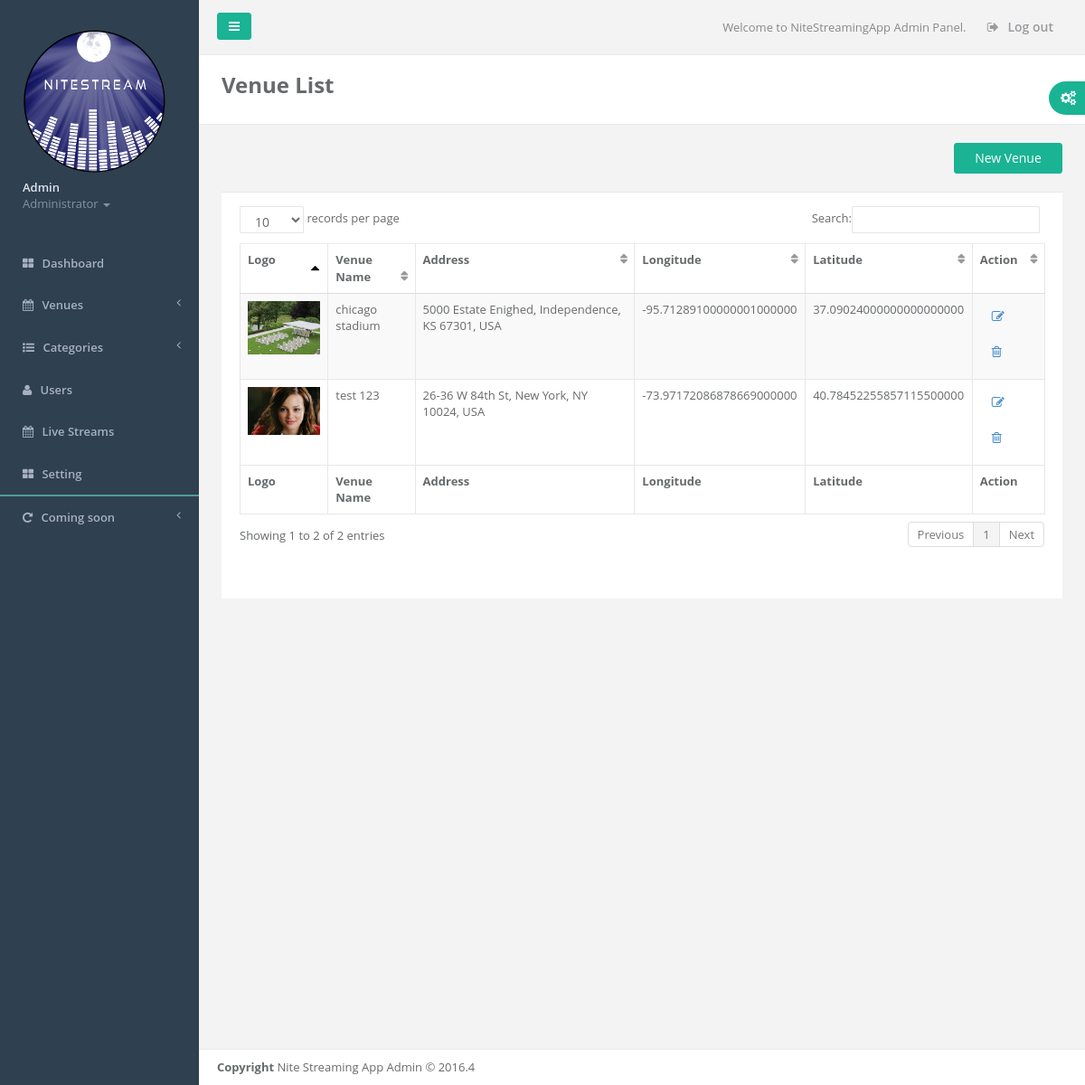
The page /admin/view_venues.php (signed in) on the database its author committed.
### tables this page shows
CREATE TABLE `venues` (
  `id` int(10) NOT NULL AUTO_INCREMENT,
  `venueName` varchar(100) NOT NULL,
  `address` varchar(100) NOT NULL,
  `logo` varchar(50) NOT NULL,
  `state` varchar(100) NOT NULL,
  `active` int(1) NOT NULL DEFAULT '1',
  `lot` decimal(50,20) NOT NULL,
  `lat` decimal(50,20) NOT NULL,
  `created` varchar(10) NOT NULL,
  PRIMARY KEY (`id`)
);

### api/Database.php (called while the page is built, shortened)
<?php
class Database {
    var $_db = null;
    public function __construct() {
        $this -> _db = new mysqli( DB_HOST, DB_USER, DB_PASS, DB_NAME);
		mysqli_set_charset($this -> _db, "utf8");
	}
	public function result($sql) {
		$result = $this -> _db -> query($sql);
		$b = array();
		while ($row = $result -> fetch_array(MYSQLI_ASSOC)) :
			$b[] = $row;
		endwhile;
		return $b;
	}
}

### admin/function.php (called while the page is built, shortened)
<?php
    require_once("../api/Database.php");
    $db = new Database();
    function adminGetVenues(){
        global $db;
        $sql = "select * from venues order by venueName ";
        $result = $db -> result($sql);
        return $result;
    }
    ?>

### admin/view_venues.php (the view, shortened to what this page needs)
<?php
include ("./header.php");
?>
<body>
<div id="wrapper">
<?php require_once("./left_navigation.php"); ?>
    <div id="page-wrapper" class="gray-bg">
<?php require_once("./top_navigation.php") ?>
    <div class="row wrapper border-bottom white-bg page-heading">
        <div class="col-lg-10">
            <h2 style="font-weight: bold">Venue List</h2>
        </div>
    </div>
    <div class="wrapper wrapper-content animated fadeInRight">
        <div class="row">
            <div class="col-lg-12">
                <button id="new" style="float: right;margin-bottom: 20px;" type="button" class="btn btn-w-m btn-primary">New Venue</button>
            </div>
            <div class="col-lg-12">
                <div class="ibox float-e-margins">
                    <div class="ibox-content">
                        <?php $venues = adminGetVenues(); ?>
                        <table class="table table-striped table-bordered table-hover " id="editable" >
                            <thead>
                                <tr>
                                    <th>Logo</th>
                                    <th>Venue Name</th>
                                    <th>Address</th>
                                    <th>Longitude</th>
                                    <th>Latitude</th>
                                    <th>Action</th>
                                </tr>
                            </thead>
                            <tbody>
                            <?php
                                foreach($venues as $row){
                                    extract($row);
                                    echo '<tr class="gradeU">';
                                    echo '<th><div style="width:80px;height:60px;">
                                            <img src="../images/venues/'.$logo.'" style="max-width:100%;max-height:100%;"></div>
                                            </th>';
                                    echo "<td>$venueName</td>";
                                    echo "<td>$address</td>";
                                    echo "<td>$lot</td>";
                                    echo "<td>$lat</td>";
                                    echo '<td>
                                            <a href="./editVenue.php?key=edit&vid='.$id.'" class="btn" rel="tooltip" title="Edit"><i class="fa fa-edit"></i></a>
                                            <a href="./action.php?key=delVenue&vid='.$id.'" class="btn" rel="tooltip" title="Delete"><i class="fa fa-trash-o"></i></a>
                                          </td>';
                                    echo '</tr>';
                                }
                            ?>
                            </tbody>
                            <tfoot>
                                <tr>
                                    <th>Logo</th>
                                    <th>Venue Name</th>
                                    <th>Address</th>
                                    <th>Longitude</th>
                                    <th>Latitude</th>
                                    <th>Action</th>
                                </tr>
                            </tfoot>
                        </table>
                    </div>
                </div>
            </div>
        </div>
    </div>
<?php include("./footer.php"); ?>
        </div>
    </div>
</body>
</html>

### rows shown on the page
venues: logo (picture), venueName "chicago stadium", address "5000 Estate Enighed, Independence, KS 67301, USA", lot "-95.71289100000001000000", lat "37.09024000000000000000"
venues: logo (picture), venueName "test 123", address "26-36 W 84th St, New York, NY 10024, USA", lot "-73.97172086878669000000", lat "40.78452255857115500000"
